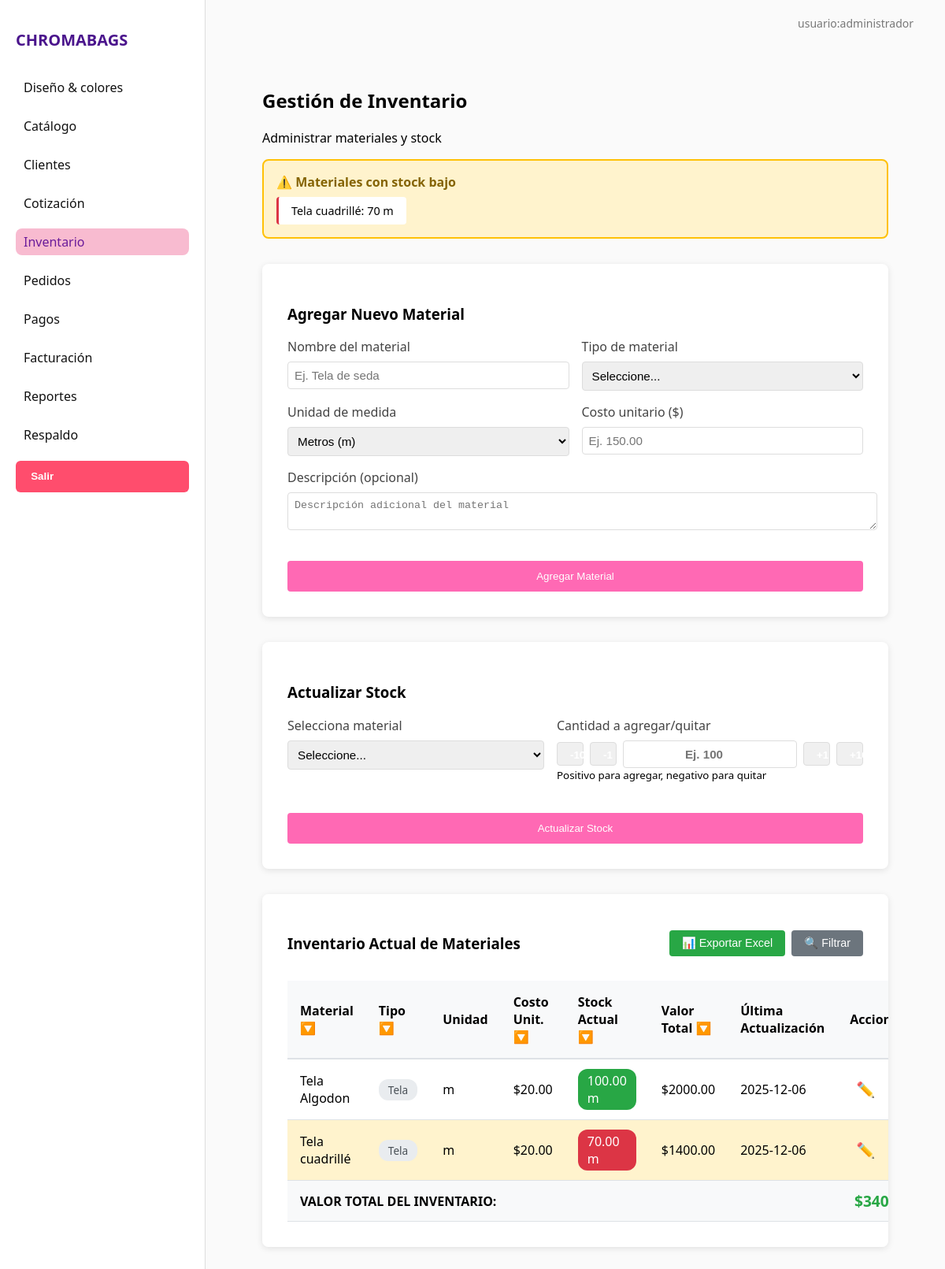
Page /inventario on the committed database.
### tables this page shows
CREATE TABLE inventario_materiales (
    id_inventario INTEGER PRIMARY KEY AUTOINCREMENT,
    id_material INTEGER,
    cantidad REAL NOT NULL,
    fecha_actualizacion TEXT DEFAULT (datetime('now')),
    FOREIGN KEY (id_material) REFERENCES materiales(id_material)
);

CREATE TABLE materiales (
    id_material INTEGER PRIMARY KEY AUTOINCREMENT,
    nombre_material TEXT NOT NULL,
    tipo TEXT,
    unidad_medida TEXT DEFAULT 'm',
    costo_unitario REAL NOT NULL,
    descripcion TEXT
);

### app.py (the view)
@app.route('/inventario')
def inventario():
    inventario_data = InventoryManager.obtener_inventario_completo()
    materiales = InventoryManager.obtener_materiales()
    return render_template('inventario.html', inventario=inventario_data, materiales=materiales)

### db_connection.py (called while the page is built)
def get_connection():
    try:
        db_path = os.path.join('database', 'ChromaBags.db')
        conn = sqlite3.connect(db_path)
        conn.row_factory = sqlite3.Row  # Para acceder a las columnas por nombre
        return conn
    except sqlite3.Error as e:
        print(f"Error al conectar con la base de datos: {e}")
        return None

### modules/inventory_manager.py (called while the page is built)
    @staticmethod
    def obtener_materiales():
        conn = get_connection()
        if not conn:
            return []
        try:
            cur = conn.cursor()
            cur.execute("""
                SELECT id_material, nombre_material, tipo, unidad_medida
                FROM materiales
                ORDER BY nombre_material
            """)
            materiales = []
            for row in cur.fetchall():
                materiales.append({
                    'id_material': row[0],
                    'nombre_material': row[1],
                    'tipo': row[2],
                    'unidad_medida': row[3]
                })
            cur.close()
            conn.close()
            return materiales
        except Exception as e:
            print(f"Error obteniendo materiales: {e}")
            return []

### templates/inventario.html (shortened to what this page needs)
{% extends "base.html" %}
{% block content %}
<div class="main-container">
  <h2 class="titulo-seccion">Gestión de Inventario</h2>
  <p class="subtitulo">Administrar materiales y stock</p>
  <div id="alerta-stock-bajo" class="alerta-inventario" style="display: none;">
    <h4>⚠️ Materiales con stock bajo</h4>
    <div id="lista-alertas"></div>
  </div>
  <div class="inventario-grid">
    <div class="inventario-card">
      <h3>Agregar Nuevo Material</h3>
      <form action="/agregar_material" method="post" id="form-material">
        <div class="form-grid">
          <div class="form-group">
            <label>Nombre del material</label>
            <input type="text" name="nombre_material" placeholder="Ej. Tela de seda" required>
          </div>
          <div class="form-group">
            <label>Tipo de material</label>
            <select name="tipo" required>
              <option value="">Seleccione...</option>
            </select>
          </div>
          <div class="form-group">
            <label>Unidad de medida</label>
            <select name="unidad_medida" required>
              <option value="m">Metros (m)</option>
            </select>
          </div>
          <div class="form-group">
            <label>Costo unitario ($)</label>
            <input type="number" name="costo_unitario" step="0.01" placeholder="Ej. 150.00" required>
          </div>
          <div class="form-group" style="grid-column: span 2;">
            <label>Descripción (opcional)</label>
            <textarea name="descripcion" placeholder="Descripción adicional del material" rows="2"></textarea>
          </div>
        </div>
        <button type="submit" class="btn-rosa">Agregar Material</button>
      </form>
    </div>
    <div class="inventario-card">
      <h3>Actualizar Stock</h3>
      <form action="/actualizar_stock" method="post" id="form-stock">
        <div class="form-grid">
          <div class="form-group">
            <label>Selecciona material</label>
            <select name="id_material" id="material-select" required>
              <option value="">Seleccione...</option>
            </select>
          </div>
          <div class="form-group">
            <label>Cantidad a agregar/quitar</label>
            <div class="cantidad-control">
              <button type="button" class="btn-cantidad" onclick="cambiarCantidadStock(-10)">-10</button>
              <button type="button" class="btn-cantidad" onclick="cambiarCantidadStock(-1)">-1</button>
              <input type="number" name="cantidad" id="cantidad-input"
                     placeholder="Ej. 100" required step="0.01">
              <button type="button" class="btn-cantidad" onclick="cambiarCantidadStock(1)">+1</button>
              <button type="button" class="btn-cantidad" onclick="cambiarCantidadStock(10)">+10</button>
            </div>
            <small>Positivo para agregar, negativo para quitar</small>
          </div>
        </div>
        <button type="submit" class="btn-rosa">Actualizar Stock</button>
      </form>
    </div>
  </div>
  <div class="inventario-card tabla-container">
    <div class="header-tabla">
      <h3>Inventario Actual de Materiales</h3>
      <div class="acciones-tabla">
        <button class="btn-exportar" onclick="exportarInventario()">
          📊 Exportar Excel
        </button>
        <button class="btn-filtro" onclick="toggleFiltros()">
          🔍 Filtrar
        </button>
      </div>
    </div>
    <table class="tabla-bonita" id="tabla-inventario">
      <thead>
        <tr>
          <th onclick="ordenarTabla(0)">Material 🔽</th>
          <th onclick="ordenarTabla(1)">Tipo 🔽</th>
          <th onclick="ordenarTabla(2)">Unidad</th>
          <th onclick="ordenarTabla(3)">Costo Unit. 🔽</th>
          <th onclick="ordenarTabla(4)">Stock Actual 🔽</th>
          <th onclick="ordenarTabla(5)">Valor Total 🔽</th>
          <th>Última Actualización</th>
          <th>Acciones</th>
        </tr>
      </thead>
      <tbody>
        {% for item in inventario %}
        <tr data-tipo="{{ item['tipo'] }}"
            data-stock="{{ item['stock_actual'] }}"
            class="{% if item['stock_actual'] < 100 %}stock-bajo{% endif %}">
          <td>{{ item['nombre_material'] }}</td>
          <td><span class="badge-tipo">{{ item['tipo'] }}</span></td>
          <td>{{ item['unidad_medida'] }}</td>
          <td>${{ "%.2f"|format(item['costo_unitario']) }}</td>
          <td class="stock-cell">
            <span class="stock-badge {{ 'bajo' if item['stock_actual'] < 100 else 'normal' }}">
              {{ "%.2f"|format(item['stock_actual']) }} {{ item['unidad_medida'] }}
            </span>
          </td>
          <td class="valor-total">${{ "%.2f"|format(item['valor_total']) }}</td>
          <td class="fecha-cell">
            {% if item['fecha_actualizacion'] %}
              {{ item['fecha_actualizacion'][:10] }}
            {% else %}
              <span class="sin-dato">Nunca</span>
            {% endif %}
          </td>
          <td>
            <div class="acciones-fila">
              <button class="btn-accion btn-editar"
                      onclick="editarMaterial({{ item['id_material'] }})"
                      title="Editar">
                ✏️
              </button>
            </div>
          </td>
        </tr>
        {% else %}
        <tr>
          <td colspan="8" class="sin-registros">No hay materiales en el inventario</td>
        </tr>
        {% endfor %}
      </tbody>
      <tfoot>
        <tr class="total-row">
          <td colspan="5"><strong>VALOR TOTAL DEL INVENTARIO:</strong></td>
          <td colspan="3" class="total-inventario">
            <strong id="valor-total-inventario">
              ${% set total = inventario|sum(attribute='valor_total') %}{{ "%.2f"|format(total) }}
            </strong>
          </td>
        </tr>
      </tfoot>
    </table>
  </div>
</div>
{% endblock %}

### static/css/style.css (style rules this page uses)
body { margin: 0; font-family: 'Segoe UI', sans-serif; background-color: #fefefe; }
.btn-rosa { background-color: #e91e63; border: none; padding: 8px 15px; border-radius: 8px; color: #fff; margin-top: 15px; cursor: pointer; }
textarea { width: 100%; padding: 8px; border-radius: 6px; border: 1px solid #ccc; }
.btn-rosa { background-color: #f48fb1; border: none; padding: 8px 16px; color: white; border-radius: 6px; cursor: pointer; font-weight: bold; }
.cantidad-control { display: flex; align-items: center; gap: 8px; }
.btn-cantidad { background: #6c757d; color: white; border: none; border-radius: 4px; width: 30px; height: 30px; cursor: pointer; font-weight: bold; }
.btn-accion { background: none; border: none; cursor: pointer; padding: 6px 8px; border-radius: 4px; transition: background-color 0.2s; font-size: 14px; }
.tabla-container { overflow-x: auto; }
.form-grid { display: grid; grid-template-columns: 1fr 1fr; gap: 1rem; }
.form-group { display: flex; flex-direction: column; }
.form-group label { font-weight: 600; color: #444; margin-bottom: 0.3rem; }
.form-group input, .form-group select { border: 1px solid #ccc; border-radius: 6px; padding: 0.5rem; font-size: 0.95rem; }

### templates/inventario.html (style rules this page uses)
.main-container { padding: 2rem; max-width: 1400px; margin: 0 auto; }
.alerta-inventario { background: #fff3cd; border: 2px solid #ffc107; border-radius: 8px; padding: 1rem; margin-bottom: 2rem; }
.alerta-inventario h4 { margin: 0 0 0.5rem 0; color: #856404; }
#lista-alertas { display: flex; flex-wrap: wrap; gap: 0.5rem; }
.inventario-grid { display: grid; grid-template-columns: repeat(auto-fit, minmax(450px, 1fr)); gap: 2rem; margin-bottom: 2rem; }
.inventario-card { background: white; padding: 2rem; border-radius: 8px; box-shadow: 0 2px 8px rgba(0,0,0,0.1); }
.form-grid { display: grid; grid-template-columns: repeat(2, 1fr); gap: 1rem; margin-bottom: 1.5rem; }
.form-group { display: flex; flex-direction: column; }
.form-group label { font-weight: 500; margin-bottom: 0.5rem; }
.form-group input, .form-group select, .form-group textarea { padding: 0.5rem; border: 1px solid #ddd; border-radius: 4px; }
.cantidad-control { display: flex; gap: 0.5rem; align-items: center; }
.btn-cantidad { padding: 0.5rem 1rem; background: #f0f0f0; border: 1px solid #ddd; border-radius: 4px; cursor: pointer; font-weight: bold; }
#cantidad-input { flex: 1; text-align: center; font-weight: bold; }
.header-tabla { display: flex; justify-content: space-between; align-items: center; margin-bottom: 1rem; }
.acciones-tabla { display: flex; gap: 0.5rem; }
.btn-exportar, .btn-filtro { padding: 0.5rem 1rem; border: none; border-radius: 4px; cursor: pointer; font-size: 0.9rem; }
.btn-exportar { background: #28a745; color: white; }
.btn-filtro { background: #6c757d; color: white; }
.tabla-bonita { width: 100%; border-collapse: collapse; }
.tabla-bonita th { background: #f8f9fa; padding: 1rem; text-align: left; font-weight: 600; border-bottom: 2px solid #dee2e6; cursor: pointer; user-select: none; }
.tabla-bonita td { padding: 0.75rem 1rem; border-bottom: 1px solid #dee2e6; }
.stock-bajo { background: #fff3cd !important; }
.stock-badge { padding: 0.25rem 0.75rem; border-radius: 12px; font-weight: 500; display: inline-block; }
.stock-badge.bajo { background: #dc3545; color: white; }
.stock-badge.normal { background: #28a745; color: white; }
.badge-tipo { padding: 0.25rem 0.75rem; border-radius: 12px; font-size: 0.85rem; background: #e9ecef; color: #495057; }
.acciones-fila { display: flex; gap: 0.5rem; }
.btn-accion { padding: 0.25rem 0.5rem; border: none; background: none; cursor: pointer; font-size: 1.2rem; }
.total-row { background: #f8f9fa; font-weight: bold; }
.total-inventario { text-align: right; color: #28a745; font-size: 1.2rem; }
.btn-rosa { width: 100%; padding: 0.75rem; background: #FF69B4; color: white; border: none; border-radius: 4px; cursor: pointer; font-weight: 500; }

### rows in the picture
inventario_materiales: nombre_material "Tela Algodon", tipo "Tela", unidad_medida "m", stock_actual "100.00", valor_total "2000.00", fecha_actualizacion "2025-12-06"
materiales: costo_unitario "20.00"
inventario_materiales: nombre_material "Tela cuadrillé", tipo "Tela", unidad_medida "m", stock_actual "70.00", valor_total "1400.00", fecha_actualizacion "2025-12-06"
materiales: costo_unitario "20.00"
